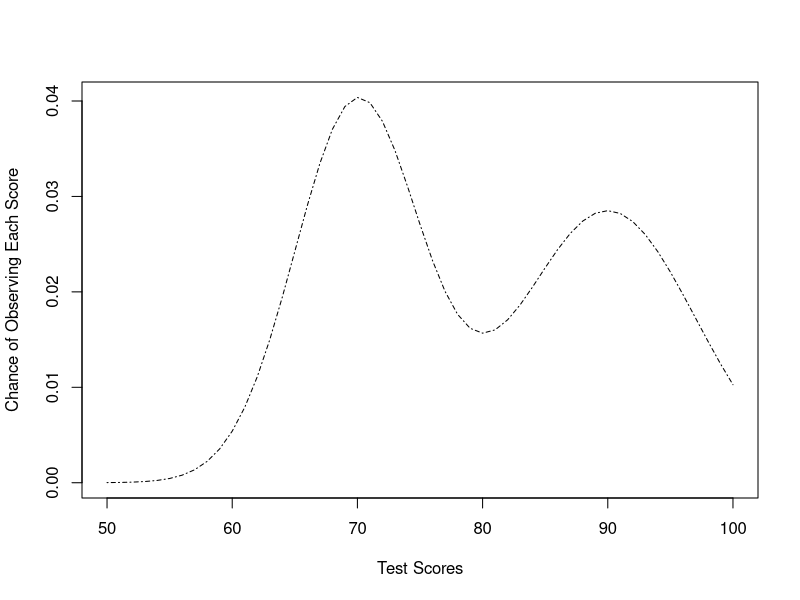
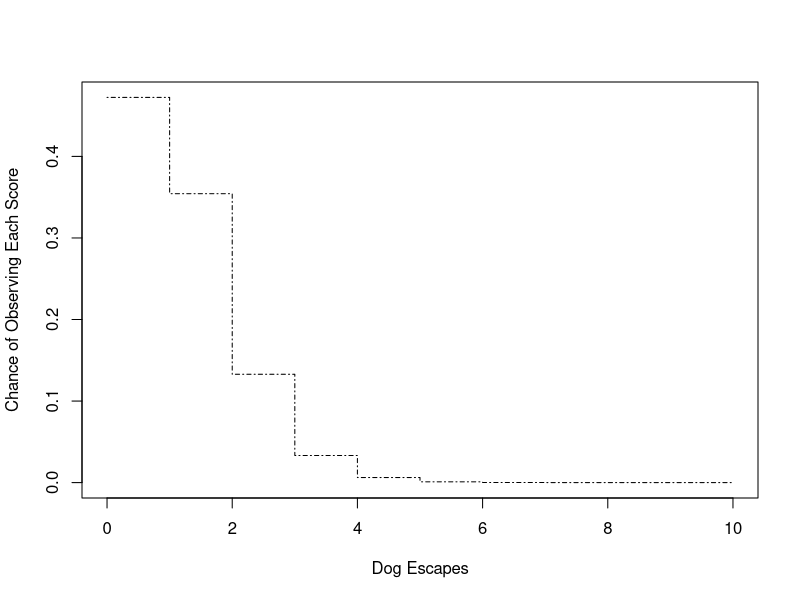
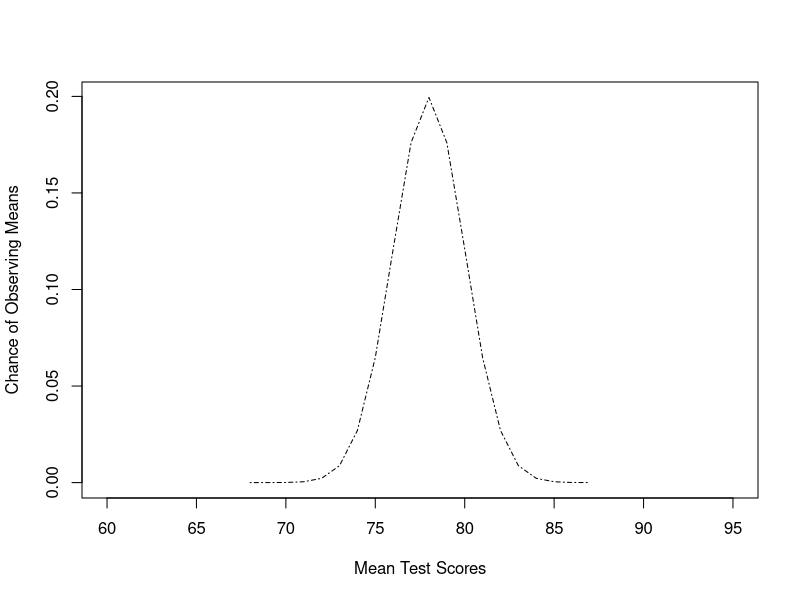
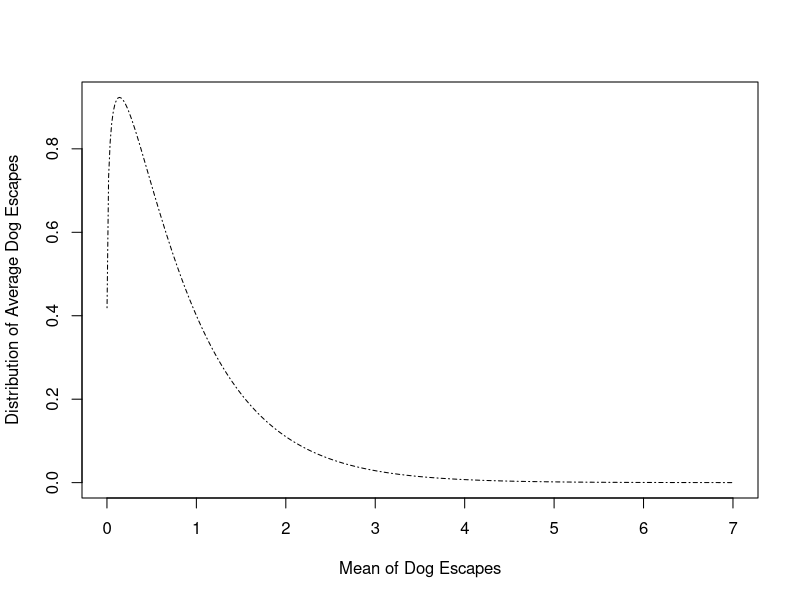
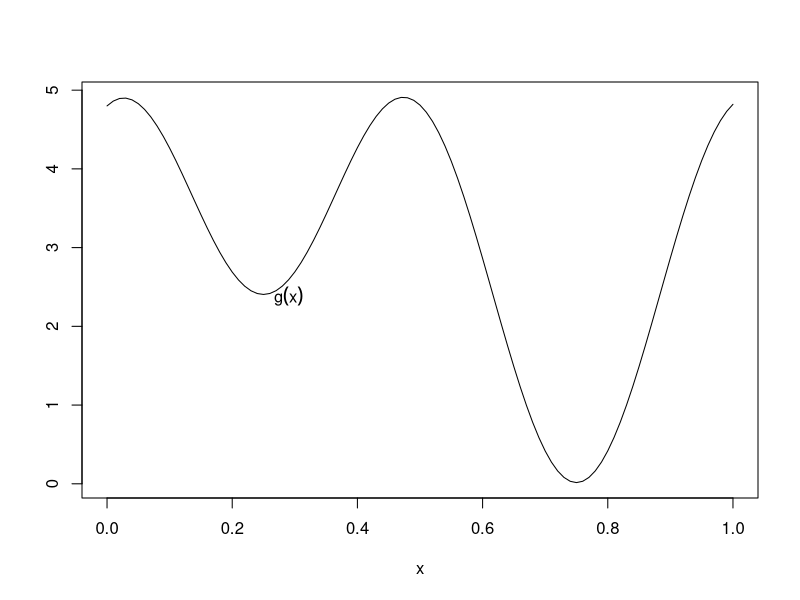
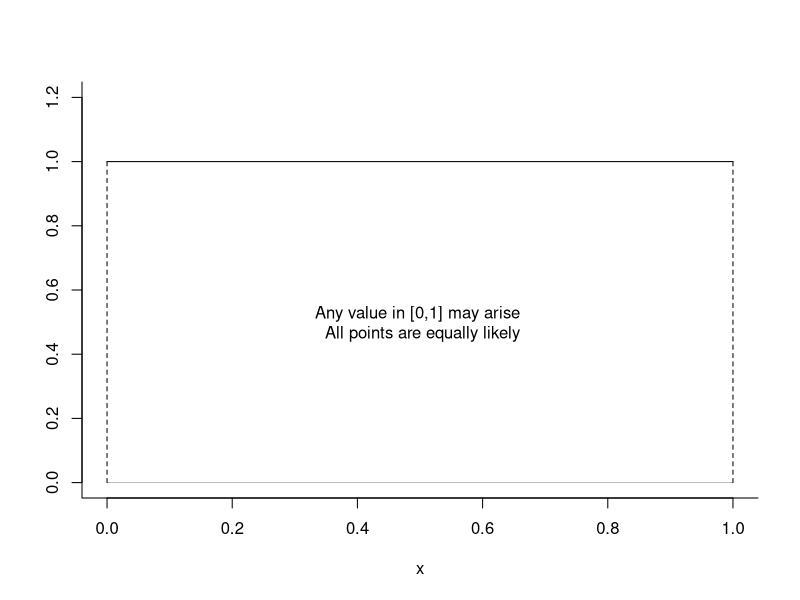
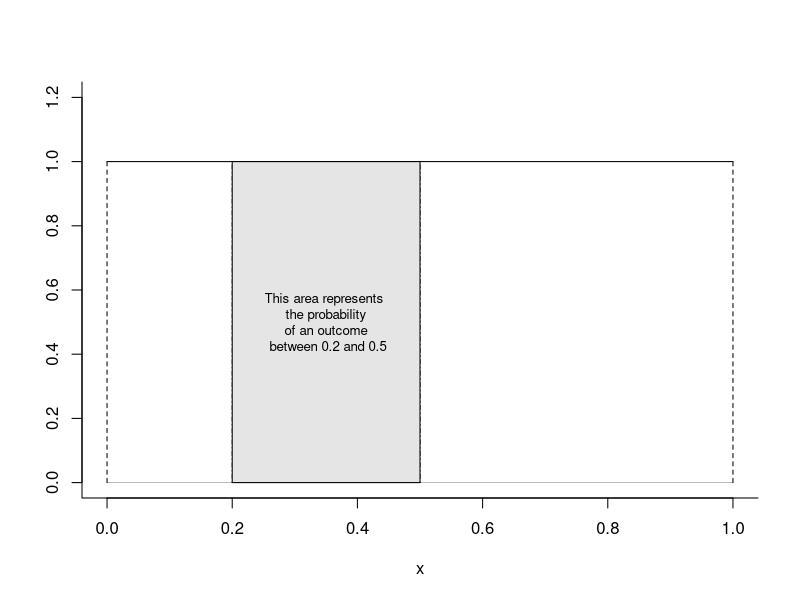
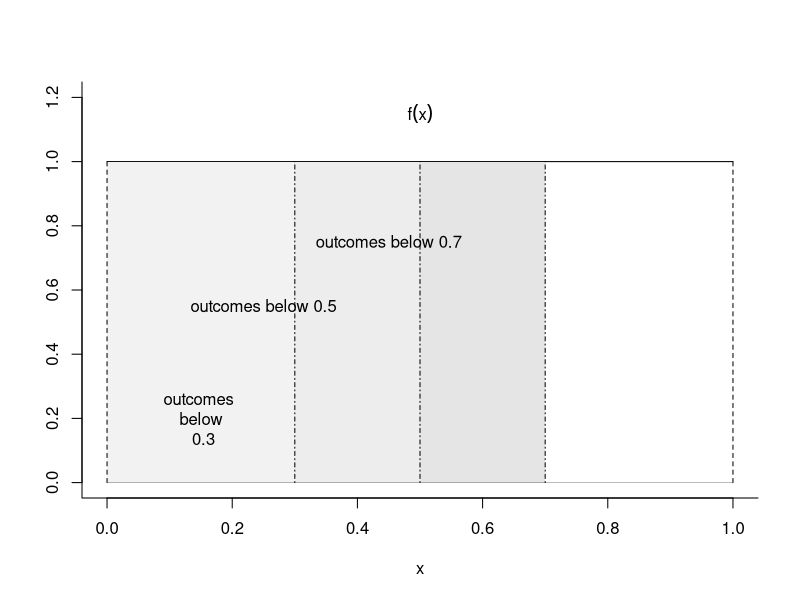

Write R code to recreate these figures, in order.
### R code from vignette source '/home/pauljohn/tmp/lyxtmp/lyx_tmpdir.XM9208/lyx_tmpbuf2/DistributionReview.Rnw'
### Encoding: UTF-8

###################################################
### code chunk number 1: DistributionReview.Rnw:26-27
###################################################
  if(exists("ls.enc")) options(encoding=ls.enc)


###################################################
### code chunk number 2: DistributionReview.Rnw:71-74
###################################################
unlink("plots", recursive=T)
unlink("DistributionReview.pdf")
dir.create("plots", showWarnings=F)


###################################################
### code chunk number 3: Roptions
###################################################
options(width=100, prompt=" ", continue="  ")
options(useFancyQuotes = FALSE) 
set.seed(12345)
op <- par() 
#pjmar <- c(5.1, 4.1, 1.0, 2.1) 
#options(SweaveHooks=list(fig=function() par(mar=pjmar, ps=10)))
options(SweaveHooks=list(fig=function() par(ps=10)))
pdf.options(onefile=F,family="Times",pointsize=10)


###################################################
### code chunk number 4: intro10
###################################################
x <- 50:100
y <- (dnorm(x, m=70, sd=5) + dnorm(x, m=90, sd=7))/2
plot(x, y, type="l", lty=4, xlab="Test Scores", ylab="Chance of Observing Each Score")


###################################################
### code chunk number 5: intro20
###################################################
x <- 0:10
y <- dpois(x, lambda=0.75)
plot(x,y, type="s", lty=4, xlab="Dog Escapes", ylab="Chance of Observing Each Score")


###################################################
### code chunk number 6: intro30
###################################################
x <- 68:87
y <- dnorm(x, m=78, sd=2) 
plot(x, y, type="l", xlim=c(60,95), lty=4, xlab="Mean Test Scores", ylab="Chance of Observing Means")


###################################################
### code chunk number 7: intro40
###################################################
x <- seq(0.001, 7, length=400)
y <- dgamma(x, 1.2, scale=0.7)
plot(x,y, type="l", lty=4, xlab="Mean of Dog Escapes", ylab="Distribution of Average Dog Escapes", )


###################################################
### code chunk number 8: u20
###################################################
x <- seq(from=0,to=1,by=0.01)
y <- 2+exp(0.02*x)+1.2*sin(pi*(2*x))+1.8*cos(4*pi*x)
plot(x, y, type="l",xlab="x",ylab="",main="")
text( x[30], y[30], expression(g(x)), pos=1 )


###################################################
### code chunk number 9: u10
###################################################
x <- seq(from=0,to=1,by=1)
y <- c(1,1)
plot(x, y, type="l",xlab="x",ylab="",main="", ylim=c(0,1.2), bty="L")
lines(c(0,0),c(0,1),lty=2)
lines(c(1,1),c(0,1),lty=2)
text(0.5, 0.5, "Any value in [0,1] may arise \n All points are equally likely")
lines(c(0,1), c(0,0), lwd=0.3)


###################################################
### code chunk number 10: u11
###################################################
x <- seq(from=0,to=1,by=1)
y <- c(1,1)
plot(x, y, type="l",xlab="x",ylab="",main="", ylim=c(0,1.2), bty="L")
lines(c(0,0),c(0,1),lty=2)
lines(c(1,1),c(0,1),lty=2)
lines(c(0.2,0.2),c(0,1), lty=4)
lines(c(0.5,0.5),c(0,1), lty=4)
polygon(c(0.2,0.2,0.5,0.5),c(0,1,1,0), col="gray90")
text( 0.35, 0.5, "This area represents \n the probability \n of an outcome \n between 0.2 and 0.5",cex=0.8)
lines(c(0,1), c(0,0), lwd=0.3)


###################################################
### code chunk number 11: u30
###################################################
x <- seq(from=0,to=1,by=1)
y <- c(1,1)
plot(x, y, type="l",xlab="x",ylab="",main="", ylim=c(0,1.2), bty="L")
polygon(c(0.0,0.0,0.3,0.3),c(0,1,1,0), col="gray95", border=NA)
polygon(c(0.3,0.3,0.5,0.5),c(0,1,1,0), col="gray93", border=NA)
polygon(c(0.5,0.5,0.7,0.7),c(0,1,1,0), col="gray90", border=NA)
lines(c(0,0),c(0,1),lty=2)
lines(c(1,1),c(0,1),lty=2)
lines(c(0.3,0.3),c(0,1), lty=4)
lines(c(0.5,0.5),c(0,1), lty=4)
lines(c(0.7,0.7),c(0,1), lty=4)
text( 0.15, 0.2, "outcomes \n below \n 0.3")
text( 0.25, 0.55, "outcomes below 0.5")
text( 0.45, 0.75, "outcomes below 0.7")
text(0.5, 1.15, expression(f(x)))
lines(c(0,1), c(0,0), lwd=0.3)


###################################################
### code chunk number 12: u31
###################################################
plot(x, y, type="n",xlab="x",ylab = expression(F(x^u)), main="", ylim = c(0,1.2), bty = "L")
lines(c(1,1),c(0,1),lty=2)
lines(c(0,1),c(0,1),lty=1)
lines(c(0.3,0.3),c(0,.3), lty=4)
lines(c(0.5,0.5),c(0,.5), lty=4)
lines(c(0.7,0.7),c(0,.7), lty=4)
text(0.3, 0.45, expression(F(0.3)))
text(0.5, 0.65, expression(F(0.5)))
text(0.7, 0.85, expression(F(0.7)))
lines(c(0,1), c(0,0), lwd=0.3)


###################################################
### code chunk number 13: logistic10
###################################################
xseq <- seq(from=-4, to=+4, length.out=500)
pseq <- dlogis(xseq)
plot(xseq, pseq, type="l", xlab="x", ylab = "Probability Density", ylim=c(0,1), main="")


###################################################
### code chunk number 14: logistic20
###################################################
pseq <- plogis(xseq)
plot(xseq, pseq, type="l", xlab="x", ylab = "Cumulative Probability Density", ylim=c(0,1), main="")


###################################################
### code chunk number 15: a10
###################################################
rate <- 1
upper <- 10 
xvals <- seq(0,upper,by=0.02)
yvals1 <- dexp(xvals, rate=rate)
plot (xvals, yvals1, type="l", main="", xlab="x",ylab="probability")
text(.7*max(xvals), .7*max(yvals1), label=bquote(f(x)==exp(-x)))


###################################################
### code chunk number 16: a11
###################################################

rate <- 2
upper <- 10
xvals <- seq(0,upper,by=0.02)
yvals1 <- dexp(xvals, rate=rate)
plot (xvals, yvals1, type="l", xlab="x",ylab="probability")

rate <- 1
upper <- 10
xvals <- seq(0,upper,by=0.02)
yvals1 <- dexp(xvals, rate=rate)
lines(xvals, yvals1, lty=2)

rate <- 0.2
upper <- 10
xvals <- seq(0,upper,by=0.02)
yvals1 <- dexp(xvals, rate=rate)
lines(xvals, yvals1, lty=3)

legend("topright", legend=as.expression(c(bquote(lambda == 2.0), bquote(lambda == 1.0),  bquote(lambda == 0.2))), lty=c(1,2,3))


###################################################
### code chunk number 17: a20
###################################################
x <- seq(from=-3,to=3,by=0.1)
y <- exp(-0.5*x^2)
plot(x, y, type="l",xlab="x",ylab="",main="")
text( 2, 0.75*max(y), label=expression(exp(-x^2)))
abline(v=0,lty=4)


###################################################
### code chunk number 18: n10
###################################################
mu <- c(3,-5, 6)
sigma <- 5
x <- seq(from=mu[1]-3*sigma,to=mu[1]+3*sigma,by=0.2)
y1 <- dnorm(x, mean=mu[1], sd=sigma, log=F)
plot(x, y1, type="l", main="", xlab="x",ylab="probability of x", xlim=c(-20,20), ylim=c(0,.12))
x2 <- seq(from=mu[2]-3*sigma,to=mu[2]+3*sigma,by=0.2)
y2 <- dnorm(x2, mean=mu[2], sd=sigma, log=F)
lines(x2,y2, lty=2)
x3 <- seq(from=mu[3]-3*sigma,to=mu[3]+3*sigma,by=0.2)
y3 <- dnorm(x3, mean=mu[3], sd=sigma, log=F)
lines(x3,y3, lty=3)
abline(v = c(mu[1], mu[2],mu[3]), lty = c(1,2,3), lwd = 0.3, col = "gray70")
legend("topright", legend = as.expression(c(bquote(mu == .(mu[1])), bquote(mu == .(mu[2])), bquote(mu == .(mu[3])))), lty=c(1,2,3) )


###################################################
### code chunk number 19: n20
###################################################
m1 = 10
sd1 = 20
x <- seq(m1 - 3 * sd1, m1 + 3 * sd1, length = 200)
prob1 <- dnorm(x, m = m1, sd = sd1)
plot(x, prob1, ylab = "Probability Density", main = "", 
      type = "l", ylim = c(0, max(prob1) * 1.3))
m2 = -4
sd2 = 15
prob2 <- dnorm(x, m = m2, sd = sd2)
lines(x, prob2, lty = 2)
legend("topright", legend = c(paste("mu=", m1, 
      "sigma=", sd1), paste("mu=", m2, "sigma=", 
      sd2)), lty = 1:2)
abline(h = seq(0, max(prob1), length.out = 5), 
      lty = 5, lwd = 0.3, col = "gray70")
abline(v = c(m1, m2), lty = 5, lwd = 0.3, col = "gray70")


###################################################
### code chunk number 20: Gamma1
###################################################
xvals <- seq(0,10,length.out=1000)
gam1 <- dgamma(xvals, shape=1, scale=1)
gam2 <- dgamma(xvals, shape=2, scale= 1)
plot(xvals, gam1, type="l", xlab="x",ylab="Gamma probability density",  ylim=c(0,1))
lines(xvals, gam2, lty=2)
text(.4, .7, "shape=1, scale=1", pos=4, col=1)
text(3, .2, "shape=2, scale=1", pos=4, col=1)


###################################################
### code chunk number 21: Gamma2
###################################################
x <- seq(0,10,length.out=1000)
alpha <- c(1,2.5, 5)
y1 <- x^(alpha[1]-1)*exp(-x)
y2 <- x^(alpha[2]-1)*exp(-x)
y3 <- x^(alpha[3]-1)*exp(-x)
plot(x, y1, type="l", xlab="x", ylab=expression(paste(x^{alpha-1}*e^{-x})),  ylim=c(0,6))
lines(x, y2, lty=2)
lines(x, y3, lty=3)
legend("topright",legend=c(expression(paste(alpha==1)),expression(paste(alpha==2.5)),expression(paste(alpha==5))), lty=c(1,2,3))


###################################################
### code chunk number 22: Gamma20
###################################################
xvals <- seq(0,10,length.out=1000)
gam1 <- dgamma(xvals, shape=2, scale=1/2)
gam2 <- dgamma(xvals, shape=10, scale= 1/10)
gam3 <- dgamma(xvals, shape=50, scale= 1/50)
plot(xvals, gam1, type="l", xlab="x",ylab="Gamma probability density",  ylim=c(0,2))
lines(xvals, gam2, lty=2)
lines(xvals, gam3, lty=3)
legend("topright", legend=c("alpha=2","alpha=10","alpha=50"),lty=c(1,2,3))


###################################################
### code chunk number 23: Beta10
###################################################
x <- seq(0,1,by=.005)
b1 <- c(3, 0.7, 1.2)
b2 <- c(5.6, 0.58, 0.2)
pbeta1 <- dbeta(x, b1[1],b2[1])
pbeta2 <- dbeta(x, b1[2],b2[2])
pbeta3 <- dbeta(x, b1[3],b2[3])
plot(x, pbeta1, type="n", xlab="x",ylab="Probability Density",ylim=c(0,4))
lines(x,pbeta1, lty=1)
lines(x,pbeta2, lty=2)
lines(x,pbeta3, lty=3)
legend(0.55, 3.5, legend=c("Beta(3,5.6)","Beta(0.7, 0.58)","Beta(1.2,0.2)"),lty=1:3)


###################################################
### code chunk number 24: ChiSquare1
###################################################
xvals <- seq(0,30,length.out=1000)
chisquare1 <- dchisq(xvals, df=5)
chisquare2 <- dchisq(xvals, df=10)
chisquare3 <- dchisq(xvals, df=20)
plot(xvals, chisquare1, type="l", xlab=expression(chi^2), ylab="probability density",  ylim=c(0,0.4), main="")
lines(xvals, chisquare2, lty=2)
lines(xvals, chisquare3, lty=3)
legend("topright",legend=(c(expression(nu==5), expression(nu==10),expression(nu==20))),lty=1:3)


###################################################
### code chunk number 25: ChiSquare20
###################################################
xvals <- seq(0,80,length.out=1000)
chisquare <- dchisq(xvals, df=50)
plot(xvals, chisquare, type="l", xlab=expression(chi^2), ylab="probability density",  ylim=c(0,0.10), main="")
critVal <- qchisq(0.05, df=50, lower.tail=F)
chiAtCrit <- dchisq(critVal, df=50)
lines(c(critVal,critVal), c(0, chiAtCrit), lty=4)
abline(h=0, lwd=0.5)
mtext(expression(hat(k)), side=1, line=1, at=critVal)
xvals <- seq(critVal, 80, length.out=50)
polygon( x=c(xvals, xvals[50], sort(xvals,decreasing=T), critVal), 
      y=c(dchisq(xvals,df=50), 0, rep(0,50), 0), col=gray(.90)) 
text(74, 0.018, expression(area == 1-F(hat(k))))


###################################################
### code chunk number 26: t05
###################################################
x <- seq(-4,4, length.out=1000)
px1 <- dt(x, df=1)
px2 <- dt(x, df=5)
px3 <- dt(x, df=20)
px4 <- dt(x, df=100)
plot(x, px1, xlab="t",ylab="probability density of t",type="l", ylim=c(0,0.5))
lines(x,px2, lty=2)
lines(x,px3, lty=3)
lines(x,px4, lty=4)
legend("topright",legend=c("df=1","df=5", "df=20", "df=100"),lty=1:4)


###################################################
### code chunk number 27: t10
###################################################
x <- seq(0,4, length.out=200)
y <- matrix(0, ncol=5, nrow=200)
y[,1] <- dt(x, df=1)
y[,2] <- dt(x, df=2)
y[,3] <- dt(x, df=5)
y[,4] <- dt(x, df=20)
y[,5] <- dt(x, df=1000)
matplot(x,y,  type="l",ylab="probability density", col="black")
lines(x, dnorm(x),lty=2, lwd=3)
text(0, 0.225, expression(t(nu==1)),pos=4)
text(-0.2, 0.33, expression(t(nu==2)),pos=4)
text(1.0, 0.25, pos=4, expression(t(nu==1000)))
text(1.05, 0.23, pos=4, "N(0,1)")
legend("topright",legend=c(expression(nu==1),expression(nu==2),expression(nu==5),expression(nu==20),expression(nu==1000),"N(0,1)"),lty=c(1:5,2), lwd=c(1,1,1,1,1,3))


###################################################
### code chunk number 28: t30
###################################################
mint <- -4; maxt <- 4
x <- seq(mint,maxt,length.out=1000)
myt <- dt(x, df=50)
plot(x, myt, type="l", xlab="t", ylab="probability density",  ylim=c(0,0.40), main="")
abline(h=0, lwd=0.5)
critValH <- qt(0.025, df=50, lower.tail=F)
statAtCritH <- dt(critVal, df=50)
lines(c(critValH,critValH), c(0, statAtCritH), lty=4)
xvals <- seq(critValH, maxt, length.out=50)
polygon( x=c(xvals, xvals[50], sort(xvals,decreasing=T), critValH), 
      y=c(dt(xvals,df=50), 0, rep(0,50), 0), col=gray(.90)) 
##Stupidly repeat same code for lower side
critValL <- qt(0.025, df=50, lower.tail=T)
statAtCritL <- dt(critVal, df=50)
lines(c(critValL,critValL), c(0, statAtCritL), lty=4)
xvals <- seq(mint, critValL,  length.out=50)
polygon( x=c(xvals, xvals[50], mint), 
      y=c(dt(xvals,df=50), 0, 0), col=gray(.90)) 


###################################################
### code chunk number 29: F20
###################################################
nu1 <- c(25,100,200)
nu2 <- c(25,50,100,200)
x <- seq(0.2, 5, length = 200)
dF11 <- df(x, nu1[1], nu2[1])
dF22 <- df(x, nu1[1], nu2[2])
dF23 <- df(x, nu1[2], nu2[3])
dF31 <- df(x, nu1[2], nu2[4])
dF33 <- df(x, nu1[3], nu2[3])
plot(x, dF11, ylab = "Probability Density", main = "", 
      type = "l", ylim=c(0,1.5))
lines(x, dF22, lty = 2)
lines(x, dF23, lty = 3)
lines(x, dF31, lty = 4)
lines(x, dF33, lty = 5)
legend("topright", legend = 
c(expression(paste(nu[1]==25,",", nu[2]==25)),
expression(paste(nu[1]==25,",", nu[2]==50)),
expression(paste(nu[1]==100,",", nu[2]==100)),
expression(paste(nu[1]==100,",", nu[2]==200)),
expression(paste(nu[1]==200, ",", nu[2]==100))), lty=1:6)


###################################################
### code chunk number 30: F10
###################################################
nu1 <- c(1,25,100,1000)
x <- seq(0.1,6, length = 200)
dF11 <- df(x, nu1[1], nu1[1])
dF22 <- df(x, nu1[2], nu1[2])
dF33 <- df(x, nu1[3], nu1[3])
dF44 <- df(x, nu1[4], nu1[4])
plot(x, dF11, ylab = "Probability Density", main = "", 
      type = "l", ylim=c(0,1.5))
lines(x, dF22, lty = 2)
lines(x, dF33, lty = 3)
lines(x, dF44, lty = 4)
abline(h=0, lwd=0.3, col=gray(.9))
legend("topright", legend = 
c(expression(paste(nu[1]==1,",", nu[2]==1)),
expression(paste(nu[1]==25,",", nu[2]==25)),
expression(paste(nu[1]==100,",", nu[2]==100)),
expression(paste(nu[1]==1000,",", nu[2]==1000))), lty=1:4)


###################################################
### code chunk number 31: Binomial10
###################################################
par(mfcol=c(1,2))
x <- 0:10
y <- dbinom(x, p=0.66, size=10)
plot(x,y, type="h", lty=4, xlab="10 Flips with a Biased Coin", ylab="Chance of Observing x Heads")
points(x,y,pch=16)
 y <- c(y[1],y)
x <- c(-1, x)
plot(x+0.5,y, type="s", lty=4, xlab="10 Flips with a Biased Coin", ylab="Chance of Observing x Heads")
par(mfcol=c(1,1))


###################################################
### code chunk number 32: Binomial20
###################################################
N <- 437; p<- 0.63; x1 <- max(0, N*p-4*sqrt(p*(1-p)*N)); x2 <- min(N*p+4*sqrt(p*(1-p)*N),N)
x <- as.integer(x1): as.integer(x2+1)
pseq <- dbinom(x, N, p)
plot(x, pseq, type="h", xlab="k", ylab=paste("Prob(k, N=",N,", p=", p,")"))
points(x, pseq, pch=18,cex=0.5)


###################################################
### code chunk number 33: Pois50
###################################################
x <- 0:10
y <- dpois(x, lambda=1.3)
par(mfcol=c(1,2))
plot(x,y, type="h", lty=4, xlab=expression(x ~~ group("(",lambda==1.3,")")) , ylab="Probability")
points(x,y, pch=16)
y <- dpois(x, lambda=4.0)
plot(x,y, type="h", lty=4, xlab=expression(x ~~ group("(",lambda==4.0,")")) , ylab="Probability")
points(x,y, pch=16)
par(mfcol=c(1,1))


